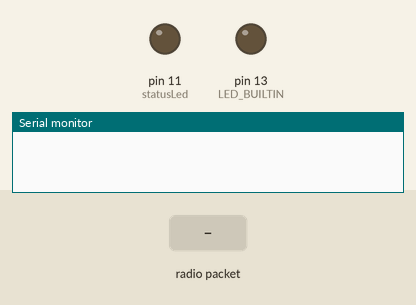
Simulated run of this sketch. Board: Arduino Uno, built with avr-gcc and run on an emulated ATmega328P. Parts: output pins drawn as LEDs (lit = HIGH), the last lines printed to the serial monitor. The test bench sets the inputs (shaded band). No radio packets arrive unless stated.

Above: at 1.2 s.
1.3 s: radio packet "08" arrives
At 1.57 s:
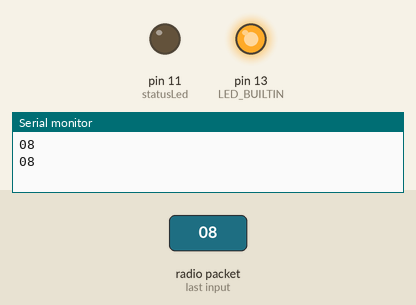
4.3 s: radio packet "1" arrives
At 34.0 s:
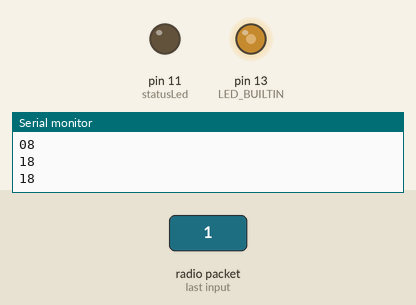
Timing chart, 0 to 34.3 s (numbered marks = the images above; inputs shaded):
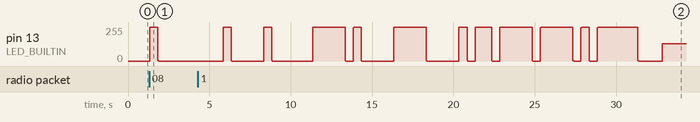

Measured:
- after the input at 1.3 s, pin 13 (LED_BUILTIN): 0/255 → 255/255 at once, → 0/255 0.50 s later

The sketch:

slave.ino
```cpp
 #include <VirtualWire.h>

 bool active = false;
 int greenTime = 0;
 int statusLed = 11;
 bool blink = false;

 int timePassed (int time) {
  int diff = 0;

  if (millis() <= time) {
    diff = (69666 - time) + millis();
  } else {
    diff = millis() - time;
  }

  return diff;
}

 void setup()
 {
 vw_set_ptt_inverted(true); // Required for DR3100
 vw_set_rx_pin(12);
 vw_setup(4000); // Bits per sec
 Serial.begin(9600);
 pinMode(LED_BUILTIN, OUTPUT);
 pinMode(statusLed, OUTPUT);
 vw_rx_start(); // Start the receiver PLL running
 }

 void loop()
 {
 uint8_t buf[VW_MAX_MESSAGE_LEN];
 uint8_t buflen = 2;

 if (vw_get_message(buf, &buflen)) // Non-blocking
 {
  String str = (char*)buf;
  Serial.println(str);
  String new_str = str.substring(0, 2);
  Serial.println(new_str);
   if(new_str=="08")
   {
    active = true;
   }
 }
 if (active) {
    if (timePassed (greenTime) >= 500) {
    switchGreen();
    }
 } else {
    digitalWrite(LED_BUILTIN, LOW);
 }
}

void switchGreen () {
  blink = !blink;
  if (blink) {
    digitalWrite(LED_BUILTIN, HIGH);
  } else {
    digitalWrite(LED_BUILTIN,LOW);
  }
  greenTime = millis();
}
```
